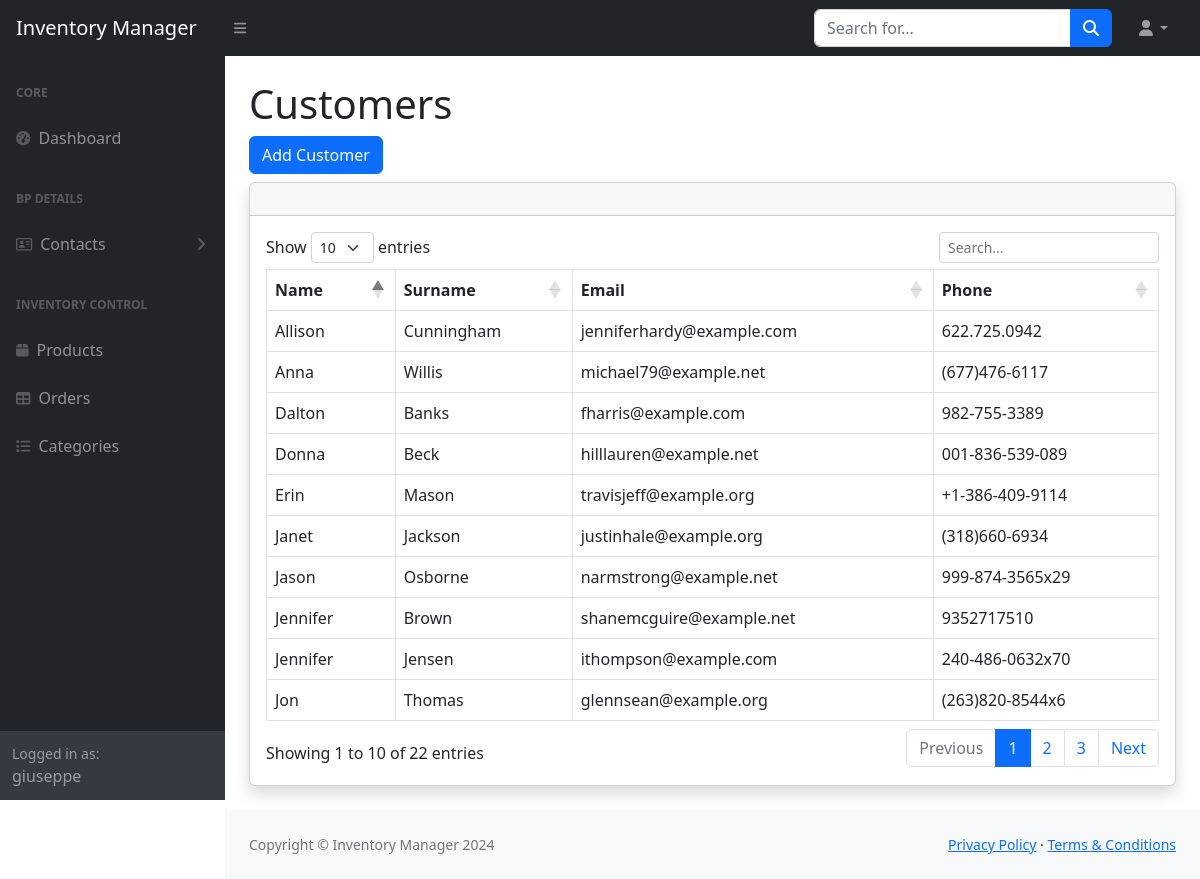
Screenshot of /customers (signed in) with the database file from the repository.
### inventorymanager/models.py (models this page shows, shortened)
class Customer(models.Model):
    first_name = models.CharField(max_length=75, null = False)
    last_name = models.CharField(max_length=75, null = False)
    email = models.CharField(max_length=75)
    phone = models.CharField(max_length=15)

### inventorymanager/views.py (the view)
# urls.py: path("customers", views.customer_view, name="customers"),
@login_required
def customer_view(request):
    customers = Customer.objects.all()
    return render(request, 'inventorymanager/customers.html', {
            "customers": customers
        })

### inventorymanager/templates/inventorymanager/customers.html (shortened to what this page needs)
{% extends "inventorymanager/layout.html" %}
{% block body %}
<h1 class="mt-4">Customers</h1>
<a type="button" class="btn btn-primary mb-2" href="{% url 'create_customer' %}">Add Customer</a>
    <div class="card shadow mb-4">
            <div class="card-header py-3">
            </div>
            <div class="card-body">
                <div class="table-responsive">
                    <table id="customersTable" class="table table-bordered" data-type="customer" width="100%" cellspacing="0">
                        <thead>
                            <tr>
                                <th>Name</th>
                                <th>Surname</th>
                                <th>Email</th>
                                <th>Phone</th>
                            </tr>
                        </thead>
                        <tbody>
                            {% for customer in customers %}
                            <tr data-id="{{ customer.id }}">
                                <td>{{ customer.first_name}}</td>
                                <td>{{ customer.last_name}}</td>
                                <td>{{ customer.email}}</td>
                                <td>{{ customer.phone}}</td>
                            </tr>
                            {% endfor %}
                        </tbody>
                    </table>
            </div>
        </div>
</div>
{% endblock body %}

### inventorymanager/templates/inventorymanager/layout.html (shortened to what this page needs)
{% load static %}
<!DOCTYPE html>
<html lang="en">
    <head>
        <link rel="stylesheet" href="https://cdn.jsdelivr.net/npm/bootstrap@5.2.3/dist/css/bootstrap.min.css">
        <link href="{% static 'inventorymanager/css/styles.css' %}" rel="stylesheet" />
        <link rel="stylesheet" href="https://cdn.datatables.net/1.13.4/css/dataTables.bootstrap5.min.css">
        <link href="https://cdn.datatables.net/v/bs5/jszip-3.10.1/dt-2.1.6/b-3.1.2/b-html5-3.1.2/b-print-3.1.2/datatables.min.css" rel="stylesheet">
    </head>
    <body class="sb-nav-fixed">
        <nav class="sb-topnav navbar navbar-expand navbar-dark bg-dark">
            <a class="navbar-brand ps-3" href="{% url 'index' %}">Inventory Manager</a>
            <button class="btn btn-link btn-sm order-1 order-lg-0 me-4 me-lg-0" id="sidebarToggle" href="#!"><i class="fas fa-bars"></i></button>
            <form class="d-none d-md-inline-block form-inline ms-auto me-0 me-md-3 my-2 my-md-0">
                <div class="input-group">
                    <input class="form-control" type="text" placeholder="Search for..." aria-label="Search for..." aria-describedby="btnNavbarSearch" />
                    <button class="btn btn-primary" id="btnNavbarSearch" type="button"><i class="fas fa-search"></i></button>
                </div>
            </form>
            <ul class="navbar-nav ms-auto ms-md-0 me-3 me-lg-4">
                <li class="nav-item dropdown">
                    <a class="nav-link dropdown-toggle" id="navbarDropdown" href="#" role="button" data-bs-toggle="dropdown" aria-expanded="false"><i class="fas fa-user fa-fw"></i></a>
                </li>
            </ul>
        </nav>
        <div id="layoutSidenav">
            <div id="layoutSidenav_nav">
                <nav class="sb-sidenav accordion sb-sidenav-dark" id="sidenavAccordion">
                    <div class="sb-sidenav-menu">
                        <div class="nav">
                            <div class="sb-sidenav-menu-heading">Core</div>
                            <a class="nav-link" href="{% url 'index' %}">
                                <div class="sb-nav-link-icon"><i class="fas fa-tachometer-alt"></i></div>
                                Dashboard
                            </a>
                            <div class="sb-sidenav-menu-heading">BP DETAILS</div>
                            <a class="nav-link collapsed" href="#" data-bs-toggle="collapse" data-bs-target="#collapseLayouts" aria-expanded="false" aria-controls="collapseLayouts">
                                <div class="sb-nav-link-icon"><i class="fa-regular fa-address-card"></i></div>
                                Contacts
                                <div class="sb-sidenav-collapse-arrow"><i class="fas fa-angle-down"></i></div>
                            </a>
                            <div class="sb-sidenav-menu-heading">Inventory Control</div>
                            <a class="nav-link" href="{% url 'products' %}">
                                <div class="sb-nav-link-icon"><i class="fa-solid fa-box"></i></div>
                                Products
                            </a>
                            <a class="nav-link" href="{% url 'orders' %}">
                                <div class="sb-nav-link-icon"><i class="fas fa-table"></i></div>
                                Orders
                            </a>
                            <a class="nav-link" href="{% url 'categories' %}">
                                <div class="sb-nav-link-icon"><i class="fa-solid fa-list"></i></div>
                                Categories
                            </a>
                        </div>
                    </div>
                    <div class="sb-sidenav-footer">
                        <div class="small">Logged in as:</div>
                        {{user}}
                    </div>
                </nav>
            </div>
            <div id="layoutSidenav_content">
                <main>
                    <div class="container-fluid px-4">
                        <div class="body">
                            {% block body %}
                            {% endblock %}
                        </div>
                    </div>
                </main>
                <footer class="py-4 bg-light mt-auto">
                    <div class="container-fluid px-4">
                        <div class="d-flex align-items-center justify-content-between small">
                            <div class="text-muted">Copyright &copy; Inventory Manager 2024</div>
                            <div>
                                <a href="#">Privacy Policy</a>
                                &middot;
                                <a href="#">Terms &amp; Conditions</a>
                            </div>
                        </div>
                    </div>
                </footer>
            </div>
        </div>
    </body>
</html>

### rows the page displays
Customer: first_name "Anna", last_name "Willis", email "michael79@example.net", phone "(677)476-6117"
Customer: first_name "Allison", last_name "Cunningham", email "jenniferhardy@example.com", phone "622.725.0942"
Customer: first_name "Jason", last_name "Osborne", email "narmstrong@example.net", phone "999-874-3565x29"
Customer: first_name "Jon", last_name "Thomas", email "glennsean@example.org", phone "(263)820-8544x6"
Customer: first_name "Dalton", last_name "Banks", email "fharris@example.com", phone "982-755-3389"
Customer: first_name "Donna", last_name "Beck", email "hilllauren@example.net", phone "001-836-539-089"
Customer: first_name "Jennifer", last_name "Brown", email "shanemcguire@example.net", phone "9352717510"
Customer: first_name "Erin", last_name "Mason", email "travisjeff@example.org", phone "+1-386-409-9114"
Customer: first_name "Jennifer", last_name "Jensen", email "ithompson@example.com", phone "240-486-0632x70"
Customer: first_name "Janet", last_name "Jackson", email "justinhale@example.org", phone "(318)660-6934"

### other values shown
{{ user }} "giuseppe"
